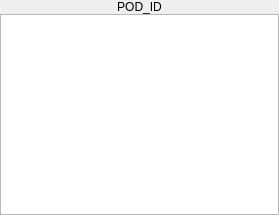
<?xml version="1.0" encoding="UTF-8"?>
<ui version="4.0">
 <class>Form</class>
 <widget class="QWidget" name="Form">
  <property name="geometry">
   <rect>
    <x>0</x>
    <y>0</y>
    <width>279</width>
    <height>215</height>
   </rect>
  </property>
  <property name="windowTitle">
   <string>Form</string>
  </property>
  <layout class="QVBoxLayout" name="verticalLayout">
   <property name="spacing">
    <number>0</number>
   </property>
   <property name="leftMargin">
    <number>0</number>
   </property>
   <property name="topMargin">
    <number>0</number>
   </property>
   <property name="rightMargin">
    <number>0</number>
   </property>
   <property name="bottomMargin">
    <number>0</number>
   </property>
   <item>
    <widget class="QLabel" name="lbl_pod_id">
     <property name="text">
      <string>POD_ID</string>
     </property>
     <property name="alignment">
      <set>Qt::AlignCenter</set>
     </property>
    </widget>
   </item>
   <item>
    <widget class="QListWidget" name="lw_players">
     <property name="contextMenuPolicy">
      <enum>Qt::CustomContextMenu</enum>
     </property>
     <property name="editTriggers">
      <set>QAbstractItemView::NoEditTriggers</set>
     </property>
     <property name="alternatingRowColors">
      <bool>false</bool>
     </property>
     <property name="selectionMode">
      <enum>QAbstractItemView::ExtendedSelection</enum>
     </property>
    </widget>
   </item>
  </layout>
 </widget>
 <resources/>
 <connections/>
</ui>
